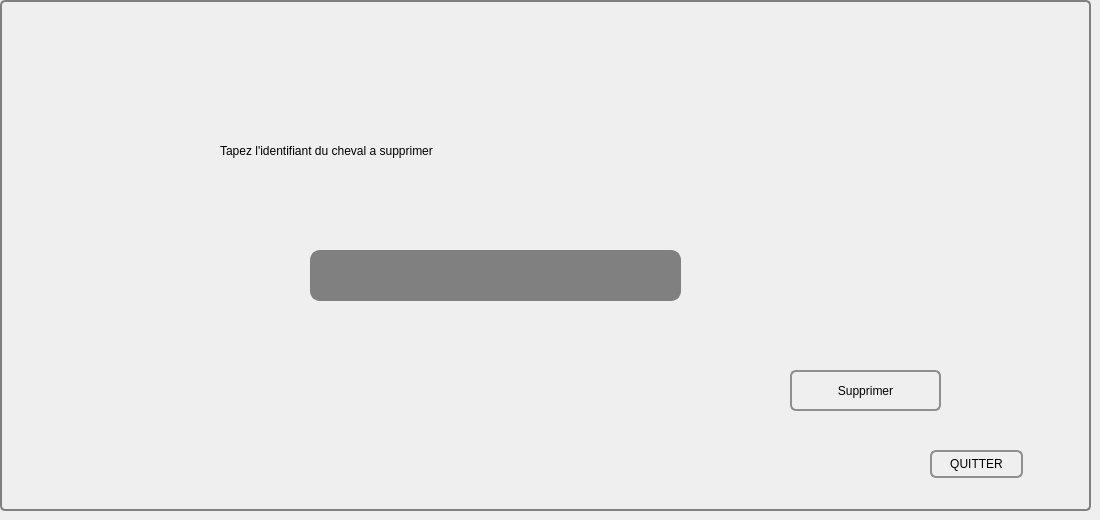
        <widget class="QWidget" name="tab_8">
         <attribute name="title">
          <string>Supprimer</string>
         </attribute>
         <widget class="QGroupBox" name="groupBox_4">
          <property name="geometry">
           <rect>
            <x>0</x>
            <y>0</y>
            <width>1091</width>
            <height>511</height>
           </rect>
          </property>
          <property name="styleSheet">
           <string notr="true">QGroupBox {
    background-color: qlineargradient(x1: 0, y1: 0, x2: 0, y2: 1,
                                      stop: 0 #E0E0E0, stop: 1 #FFFFFF);
    border: 2px solid gray;
    border-radius: 5px;
    margin-top: 1ex; /* leave space at the top for the title */
}

QGroupBox::title {
    subcontrol-origin: margin;
    subcontrol-position: top center; /* position at the top center */
    padding: 0 3px;
    background-color: qlineargradient(x1: 0, y1: 0, x2: 0, y2: 1,
                                      stop: 0 #FF0ECE, stop: 1 #FFFFFF);
}</string>
          </property>
          <property name="title">
           <string/>
          </property>
          <widget class="QPushButton" name="supprimer_cheval">
           <property name="geometry">
            <rect>
             <x>790</x>
             <y>370</y>
             <width>151</width>
             <height>41</height>
            </rect>
           </property>
           <property name="styleSheet">
            <string notr="true">QPushButton {
    border: 2px solid #8f8f91;
    border-radius: 6px;
    background-color: qlineargradient(x1: 0, y1: 0, x2: 0, y2: 1,
                                      stop: 0 #f6f7fa, stop: 1 #dadbde);
    min-width: 80px;
}

QPushButton:pressed {
    background-color: qlineargradient(x1: 0, y1: 0, x2: 0, y2: 1,
                                      stop: 0 #dadbde, stop: 1 #f6f7fa);
}

QPushButton:flat {
    border: none; /* no border for a flat push button */
}

QPushButton:default {
    border-color: navy; /* make the default button prominent */
}</string>
           </property>
           <property name="text">
            <string>Supprimer</string>
           </property>
           <property name="icon">
            <iconset resource="imagee.qrc">
             <normaloff>:/delete.png</normaloff>:/delete.png</iconset>
           </property>
          </widget>
          <widget class="QPushButton" name="QUITTER_4">
           <property name="geometry">
            <rect>
             <x>930</x>
             <y>450</y>
             <width>93</width>
             <height>28</height>
            </rect>
           </property>
           <property name="styleSheet">
            <string notr="true">QPushButton {
    border: 2px solid #8f8f91;
    border-radius: 6px;
    background-color: qlineargradient(x1: 0, y1: 0, x2: 0, y2: 1,
                                      stop: 0 #f6f7fa, stop: 1 #dadbde);
    min-width: 80px;
}

QPushButton:pressed {
    background-color: qlineargradient(x1: 0, y1: 0, x2: 0, y2: 1,
                                      stop: 0 #dadbde, stop: 1 #f6f7fa);
}

QPushButton:flat {
    border: none; /* no border for a flat push button */
}

QPushButton:default {
    border-color: navy; /* make the default button prominent */
}</string>
           </property>
           <property name="text">
            <string>QUITTER</string>
           </property>
           <property name="icon">
            <iconset resource="imagee.qrc">
             <normaloff>:/quitter.png</normaloff>:/quitter.png</iconset>
           </property>
          </widget>
          <widget class="QLineEdit" name="ID3">
           <property name="geometry">
            <rect>
             <x>310</x>
             <y>250</y>
             <width>371</width>
             <height>51</height>
            </rect>
           </property>
           <property name="styleSheet">
            <string notr="true">QLineEdit {
    border: 2px solid gray;
    border-radius: 10px;
    padding: 0 8px;
    background: grey;
    selection-background-color: darkgray;
}
</string>
           </property>
          </widget>
          <widget class="QLabel" name="label_37">
           <property name="geometry">
            <rect>
             <x>220</x>
             <y>130</y>
             <width>591</width>
             <height>41</height>
            </rect>
           </property>
           <property name="styleSheet">
            <string notr="true">font: 25 20pt &quot;Footlight MT Light&quot;;</string>
           </property>
           <property name="text">
            <string>Tapez l'identifiant du cheval a supprimer</string>
           </property>
          </widget>
          <widget class="QLabel" name="label_43">
           <property name="geometry">
            <rect>
             <x>970</x>
             <y>20</y>
             <width>91</width>
             <height>81</height>
            </rect>
           </property>
           <property name="styleSheet">
            <string notr="true">image: url(:/delete.png);</string>
           </property>
           <property name="text">
            <string/>
           </property>
          </widget>
         </widget>
        </widget>
